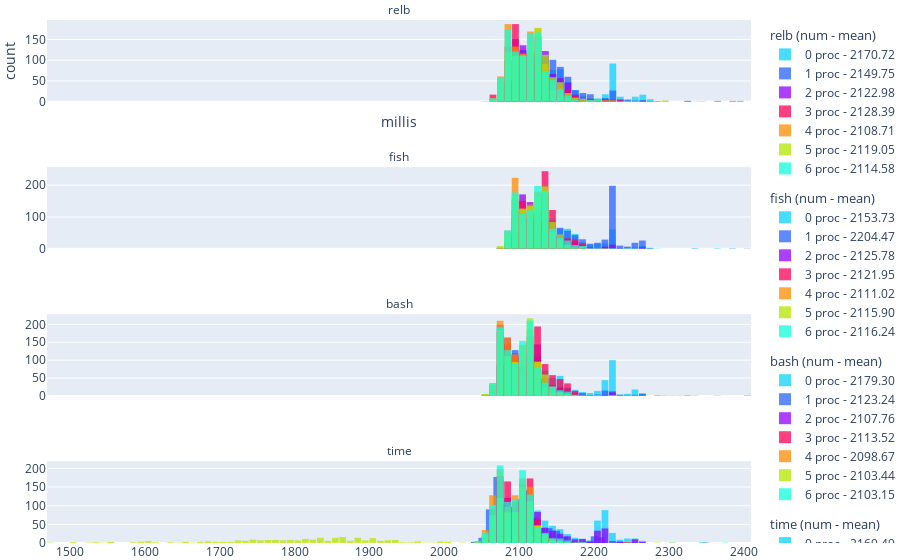

The notebook cell saved with this chart:
### Code cell
fig = make_subplots(rows=4, subplot_titles=labels, shared_xaxes=True)
fig.update_layout(font=dict(
        size=12
    ),
    margin=go.layout.Margin(
        l=0, #left margin
        r=0, #right margin
        b=0, #bottom margin
        t=20, #top margin
    ))
quadro_plot(fig, observed_times, labels, "obs", end = 2400)
fig.update_annotations(font_size=12)
fig.write_image("plot6.pdf", scale = 1.0, width = 550, height = 680)
fig.show()

### Figure 1 — Plotly figure (JSON) as saved in the notebook; plotly's stock layout.template omitted (floating-point values rounded to 4 significant figures; data arrays with more than 128 entries replaced by an {"elided": "..."} marker saying what was removed)
{"data": [{"legendgroup": "0", "legendgrouptitle": {"text": "relb (num - mean)"}, "marker": {"color": "#0ad2ff"}, "name": "0 proc - 2170.72", "opacity": 0.75, "type": "histogram", "x": {"elided": "1000 float values"}, "xaxis": "x", "xbins": {"end": 2400, "size": 10}, "yaxis": "y"}, {"legendgroup": "0", "legendgrouptitle": {"text": "relb (num - mean)"}, "marker": {"color": "#2962ff"}, "name": "1 proc - 2149.75", "opacity": 0.75, "type": "histogram", "x": {"elided": "1000 float values"}, "xaxis": "x", "xbins": {"end": 2400, "size": 10}, "yaxis": "y"}, {"legendgroup": "0", "legendgrouptitle": {"text": "relb (num - mean)"}, "marker": {"color": "#9500ff"}, "name": "2 proc - 2122.98", "opacity": 0.75, "type": "histogram", "x": {"elided": "1000 float values"}, "xaxis": "x", "xbins": {"end": 2400, "size": 10}, "yaxis": "y"}, {"legendgroup": "0", "legendgrouptitle": {"text": "relb (num - mean)"}, "marker": {"color": "#ff0059"}, "name": "3 proc - 2128.39", "opacity": 0.75, "type": "histogram", "x": {"elided": "1000 float values"}, "xaxis": "x", "xbins": {"end": 2400, "size": 10}, "yaxis": "y"}, {"legendgroup": "0", "legendgrouptitle": {"text": "relb (num - mean)"}, "marker": {"color": "#ff8c00"}, "name": "4 proc - 2108.71", "opacity": 0.75, "type": "histogram", "x": {"elided": "1000 float values"}, "xaxis": "x", "xbins": {"end": 2400, "size": 10}, "yaxis": "y"}, {"legendgroup": "0", "legendgrouptitle": {"text": "relb (num - mean)"}, "marker": {"color": "#b4e600"}, "name": "5 proc - 2119.05", "opacity": 0.75, "type": "histogram", "x": {"elided": "1000 float values"}, "xaxis": "x", "xbins": {"end": 2400, "size": 10}, "yaxis": "y"}, {"legendgroup": "0", "legendgrouptitle": {"text": "relb (num - mean)"}, "marker": {"color": "#0fffdb"}, "name": "6 proc - 2114.58", "opacity": 0.75, "type": "histogram", "x": {"elided": "1000 float values"}, "xaxis": "x", "xbins": {"end": 2400, "size": 10}, "yaxis": "y"}, {"legendgroup": "1", "legendgrouptitle": {"text": "fish (num - mean)"}, "marker": {"color": "#0ad2ff"}, "name": "0 proc - 2153.73", "opacity": 0.75, "type": "histogram", "x": {"elided": "1000 int values"}, "xaxis": "x2", "xbins": {"end": 2400, "size": 10}, "yaxis": "y2"}, {"legendgroup": "1", "legendgrouptitle": {"text": "fish (num - mean)"}, "marker": {"color": "#2962ff"}, "name": "1 proc - 2204.47", "opacity": 0.75, "type": "histogram", "x": {"elided": "1000 int values"}, "xaxis": "x2", "xbins": {"end": 2400, "size": 10}, "yaxis": "y2"}, {"legendgroup": "1", "legendgrouptitle": {"text": "fish (num - mean)"}, "marker": {"color": "#9500ff"}, "name": "2 proc - 2125.78", "opacity": 0.75, "type": "histogram", "x": {"elided": "1000 int values"}, "xaxis": "x2", "xbins": {"end": 2400, "size": 10}, "yaxis": "y2"}, {"legendgroup": "1", "legendgrouptitle": {"text": "fish (num - mean)"}, "marker": {"color": "#ff0059"}, "name": "3 proc - 2121.95", "opacity": 0.75, "type": "histogram", "x": {"elided": "1000 int values"}, "xaxis": "x2", "xbins": {"end": 2400, "size": 10}, "yaxis": "y2"}, {"legendgroup": "1", "legendgrouptitle": {"text": "fish (num - mean)"}, "marker": {"color": "#ff8c00"}, "name": "4 proc - 2111.02", "opacity": 0.75, "type": "histogram", "x": {"elided": "1000 int values"}, "xaxis": "x2", "xbins": {"end": 2400, "size": 10}, "yaxis": "y2"}, {"legendgroup": "1", "legendgrouptitle": {"text": "fish (num - mean)"}, "marker": {"color": "#b4e600"}, "name": "5 proc - 2115.90", "opacity": 0.75, "type": "histogram", "x": {"elided": "1000 int values"}, "xaxis": "x2", "xbins": {"end": 2400, "size": 10}, "yaxis": "y2"}, {"legendgroup": "1", "legendgrouptitle": {"text": "fish (num - mean)"}, "marker": {"color": "#0fffdb"}, "name": "6 proc - 2116.24", "opacity": 0.75, "type": "histogram", "x": {"elided": "1000 int values"}, "xaxis": "x2", "xbins": {"end": 2400, "size": 10}, "yaxis": "y2"}, {"legendgroup": "2", "legendgrouptitle": {"text": "bash (num - mean)"}, "marker": {"color": "#0ad2ff"}, "name": "0 proc - 2179.30", "opacity": 0.75, "type": "histogram", "x": {"elided": "1000 int values"}, "xaxis": "x3", "xbins": {"end": 2400, "size": 10}, "yaxis": "y3"}, {"legendgroup": "2", "legendgrouptitle": {"text": "bash (num - mean)"}, "marker": {"color": "#2962ff"}, "name": "1 proc - 2123.24", "opacity": 0.75, "type": "histogram", "x": {"elided": "1000 int values"}, "xaxis": "x3", "xbins": {"end": 2400, "size": 10}, "yaxis": "y3"}, {"legendgroup": "2", "legendgrouptitle": {"text": "bash (num - mean)"}, "marker": {"color": "#9500ff"}, "name": "2 proc - 2107.76", "opacity": 0.75, "type": "histogram", "x": {"elided": "1000 int values"}, "xaxis": "x3", "xbins": {"end": 2400, "size": 10}, "yaxis": "y3"}, {"legendgroup": "2", "legendgrouptitle": {"text": "bash (num - mean)"}, "marker": {"color": "#ff0059"}, "name": "3 proc - 2113.52", "opacity": 0.75, "type": "histogram", "x": {"elided": "1000 int values"}, "xaxis": "x3", "xbins": {"end": 2400, "size": 10}, "yaxis": "y3"}, {"legendgroup": "2", "legendgrouptitle": {"text": "bash (num - mean)"}, "marker": {"color": "#ff8c00"}, "name": "4 proc - 2098.67", "opacity": 0.75, "type": "histogram", "x": {"elided": "1000 int values"}, "xaxis": "x3", "xbins": {"end": 2400, "size": 10}, "yaxis": "y3"}, {"legendgroup": "2", "legendgrouptitle": {"text": "bash (num - mean)"}, "marker": {"color": "#b4e600"}, "name": "5 proc - 2103.44", "opacity": 0.75, "type": "histogram", "x": {"elided": "1000 int values"}, "xaxis": "x3", "xbins": {"end": 2400, "size": 10}, "yaxis": "y3"}, {"legendgroup": "2", "legendgrouptitle": {"text": "bash (num - mean)"}, "marker": {"color": "#0fffdb"}, "name": "6 proc - 2103.15", "opacity": 0.75, "type": "histogram", "x": {"elided": "1000 int values"}, "xaxis": "x3", "xbins": {"end": 2400, "size": 10}, "yaxis": "y3"}, {"legendgroup": "3", "legendgrouptitle": {"text": "time (num - mean)"}, "marker": {"color": "#0ad2ff"}, "name": "0 proc - 2169.49", "opacity": 0.75, "type": "histogram", "x": {"elided": "1000 int values"}, "xaxis": "x4", "xbins": {"end": 2400, "size": 10}, "yaxis": "y4"}, {"legendgroup": "3", "legendgrouptitle": {"text": "time (num - mean)"}, "marker": {"color": "#2962ff"}, "name": "1 proc - 2111.63", "opacity": 0.75, "type": "histogram", "x": {"elided": "1000 float values"}, "xaxis": "x4", "xbins": {"end": 2400, "size": 10}, "yaxis": "y4"}, {"legendgroup": "3", "legendgrouptitle": {"text": "time (num - mean)"}, "marker": {"color": "#9500ff"}, "name": "2 proc - 2122.03", "opacity": 0.75, "type": "histogram", "x": {"elided": "1000 int values"}, "xaxis": "x4", "xbins": {"end": 2400, "size": 10}, "yaxis": "y4"}, {"legendgroup": "3", "legendgrouptitle": {"text": "time (num - mean)"}, "marker": {"color": "#ff0059"}, "name": "3 proc - 2090.53", "opacity": 0.75, "type": "histogram", "x": {"elided": "1000 int values"}, "xaxis": "x4", "xbins": {"end": 2400, "size": 10}, "yaxis": "y4"}, {"legendgroup": "3", "legendgrouptitle": {"text": "time (num - mean)"}, "marker": {"color": "#ff8c00"}, "name": "4 proc - 2088.40", "opacity": 0.75, "type": "histogram", "x": {"elided": "1000 int values"}, "xaxis": "x4", "xbins": {"end": 2400, "size": 10}, "yaxis": "y4"}, {"legendgroup": "3", "legendgrouptitle": {"text": "time (num - mean)"}, "marker": {"color": "#b4e600"}, "name": "5 proc - 2016.94", "opacity": 0.75, "type": "histogram", "x": {"elided": "1000 int values"}, "xaxis": "x4", "xbins": {"end": 2400, "size": 10}, "yaxis": "y4"}, {"legendgroup": "3", "legendgrouptitle": {"text": "time (num - mean)"}, "marker": {"color": "#0fffdb"}, "name": "6 proc - 2089.91", "opacity": 0.75, "type": "histogram", "x": {"elided": "1000 int values"}, "xaxis": "x4", "xbins": {"end": 2400, "size": 10}, "yaxis": "y4"}], "layout": {"annotations": [{"font": {"size": 12}, "showarrow": false, "text": "relb", "x": 0.5, "xanchor": "center", "xref": "paper", "y": 1, "yanchor": "bottom", "yref": "paper"}, {"font": {"size": 12}, "showarrow": false, "text": "fish", "x": 0.5, "xanchor": "center", "xref": "paper", "y": 0.7188, "yanchor": "bottom", "yref": "paper"}, {"font": {"size": 12}, "showarrow": false, "text": "bash", "x": 0.5, "xanchor": "center", "xref": "paper", "y": 0.4375, "yanchor": "bottom", "yref": "paper"}, {"font": {"size": 12}, "showarrow": false, "text": "time", "x": 0.5, "xanchor": "center", "xref": "paper", "y": 0.1562, "yanchor": "bottom", "yref": "paper"}], "bargap": 0.1, "barmode": "overlay", "font": {"size": 12}, "margin": {"b": 0, "l": 0, "r": 0, "t": 20}, "xaxis": {"anchor": "y", "domain": [0, 1], "matches": "x4", "showticklabels": false, "title": {"text": "millis"}}, "xaxis2": {"anchor": "y2", "domain": [0, 1], "matches": "x4", "showticklabels": false}, "xaxis3": {"anchor": "y3", "domain": [0, 1], "matches": "x4", "showticklabels": false}, "xaxis4": {"anchor": "y4", "domain": [0, 1]}, "yaxis": {"anchor": "x", "domain": [0.8438, 1], "title": {"text": "count"}}, "yaxis2": {"anchor": "x2", "domain": [0.5625, 0.7188]}, "yaxis3": {"anchor": "x3", "domain": [0.2812, 0.4375]}, "yaxis4": {"anchor": "x4", "domain": [0, 0.1562]}}}
